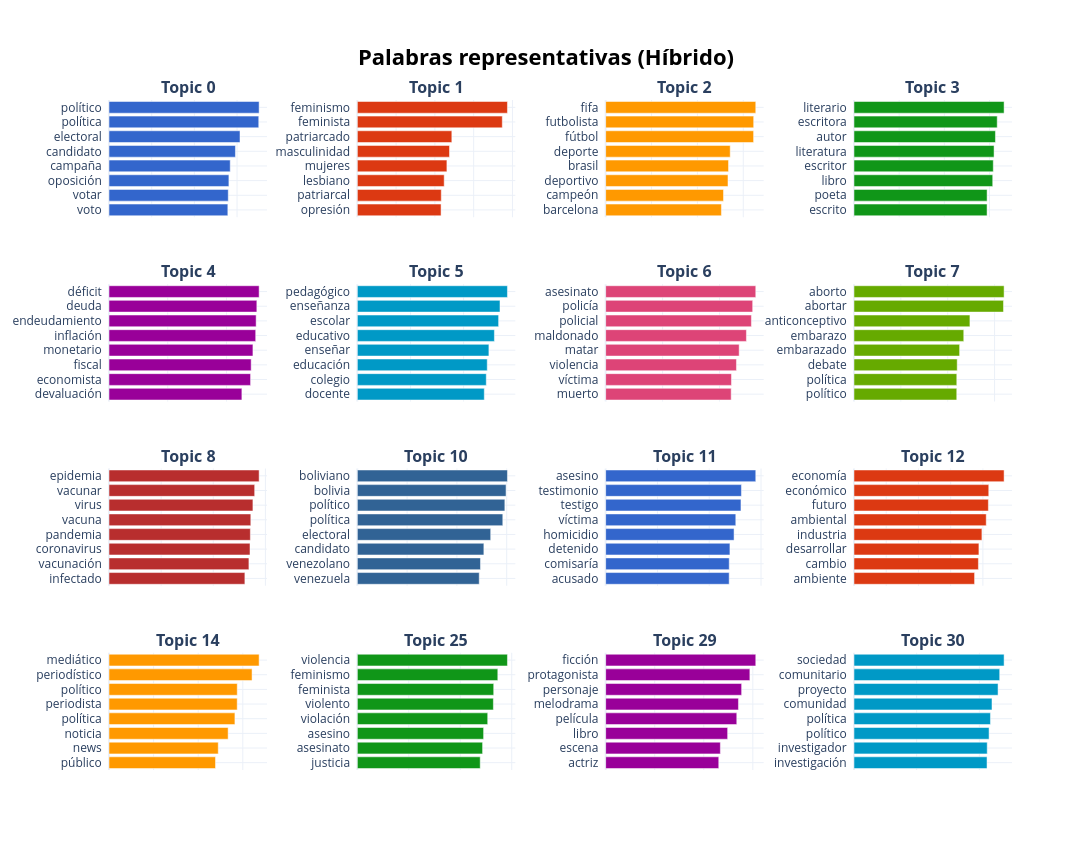

The notebook cell saved with this chart:
### Markdown cell above
## 5. Extracción de Evolución Temporal y Gráficos Básicos

### Code cell
print("Calculando evolución temporal de los tópicos...")
topics_over_time = topic_model.topics_over_time(
    docs=docs_lematizados,
    timestamps=timestamps.dt.to_pydatetime().tolist(),
    nr_bins=20,
)
topics_over_time.to_csv(OUTPUT_DIR / "topics_over_time.csv", index=False)

# 1. Asignar al df original 
df['topic'] = topics

# 2. Armar analysis_df ya con el tópico incluido, y luego hacer el merge
analysis_df = df[['doc_id', 'post_date', 'topic']].copy()
analysis_df = analysis_df.merge(categories_df, on='doc_id', how='left')

analysis_df['post_date'] = pd.to_datetime(analysis_df['post_date'], errors='coerce')

topics_by_category = (
    analysis_df
    .dropna(subset=['post_date'])
    .assign(date=lambda x: x['post_date'].dt.to_period('M').dt.to_timestamp())
    .groupby(['date', 'category_normalized', 'topic'])
    .size()
    .reset_index(name='count')
)
topics_by_category.to_csv(OUTPUT_DIR / 'topics_over_time_by_category.csv', index=False)
print("-> Archivos temporales guardados en outputs.")

fig = topic_model.visualize_barchart(top_n_topics=16, n_words=8, title="<b>Palabras representativas (Híbrido)</b>")
colors = px.colors.qualitative.G10
for i, trace in enumerate(fig.data):
    trace.marker.color = colors[i % len(colors)]

fig.update_traces(hovertemplate="<b>Término:</b> %{y}<br><b>Relevancia:</b> %{x:.3f}<extra></extra>")
fig.for_each_xaxis(lambda ax: ax.update(title_text="", showticklabels=False))
fig.for_each_annotation(lambda a: a.update(text=f"<b>{a.text.split('_')[0]}</b>"))
fig.update_layout(height=850, width=1300, plot_bgcolor='rgba(0,0,0,0)', paper_bgcolor='#ffffff')

fig.write_html(GRAFICOS_DIR / "01_barchart_topicos.html")
fig.show()

### Figure 1 — Plotly figure (JSON) as saved in the notebook; plotly's stock layout.template omitted (floating-point values rounded to 4 significant figures)
{"data": [{"hovertemplate": "<b>Término:</b> %{y}<br><b>Relevancia:</b> %{x:.3f}<extra></extra>", "marker": {"color": "#3366CC"}, "orientation": "h", "type": "bar", "x": [0.5568, 0.5587, 0.5618, 0.568, 0.5924, 0.6138, 0.7016, 0.7034], "xaxis": "x", "y": ["voto  ", "votar  ", "oposición  ", "campaña  ", "candidato  ", "electoral  ", "política  ", "político  "], "yaxis": "y"}, {"hovertemplate": "<b>Término:</b> %{y}<br><b>Relevancia:</b> %{x:.3f}<extra></extra>", "marker": {"color": "#DC3912"}, "orientation": "h", "type": "bar", "x": [0.4319, 0.433, 0.448, 0.462, 0.4754, 0.4874, 0.7476, 0.7742], "xaxis": "x2", "y": ["opresión  ", "patriarcal  ", "lesbiano  ", "mujeres  ", "masculinidad  ", "patriarcado  ", "feminista  ", "feminismo  "], "yaxis": "y2"}, {"hovertemplate": "<b>Término:</b> %{y}<br><b>Relevancia:</b> %{x:.3f}<extra></extra>", "marker": {"color": "#FF9900"}, "orientation": "h", "type": "bar", "x": [0.5048, 0.5139, 0.5335, 0.5358, 0.5431, 0.6451, 0.6455, 0.6546], "xaxis": "x3", "y": ["barcelona  ", "campeón  ", "deportivo  ", "brasil  ", "deporte  ", "fútbol  ", "futbolista  ", "fifa  "], "yaxis": "y3"}, {"hovertemplate": "<b>Término:</b> %{y}<br><b>Relevancia:</b> %{x:.3f}<extra></extra>", "marker": {"color": "#109618"}, "orientation": "h", "type": "bar", "x": [0.589, 0.5891, 0.6141, 0.6165, 0.62, 0.6261, 0.6339, 0.6644], "xaxis": "x4", "y": ["escrito  ", "poeta  ", "libro  ", "escritor  ", "literatura  ", "autor  ", "escritora  ", "literario  "], "yaxis": "y4"}, {"hovertemplate": "<b>Término:</b> %{y}<br><b>Relevancia:</b> %{x:.3f}<extra></extra>", "marker": {"color": "#990099"}, "orientation": "h", "type": "bar", "x": [0.4525, 0.4821, 0.4841, 0.4901, 0.4995, 0.501, 0.5034, 0.5112], "xaxis": "x5", "y": ["devaluación  ", "economista  ", "fiscal  ", "monetario  ", "inflación  ", "endeudamiento  ", "deuda  ", "déficit  "], "yaxis": "y5"}, {"hovertemplate": "<b>Término:</b> %{y}<br><b>Relevancia:</b> %{x:.3f}<extra></extra>", "marker": {"color": "#0099C6"}, "orientation": "h", "type": "bar", "x": [0.4779, 0.4853, 0.489, 0.4952, 0.5159, 0.5318, 0.537, 0.565], "xaxis": "x6", "y": ["docente  ", "colegio  ", "educación  ", "enseñar  ", "educativo  ", "escolar  ", "enseñanza  ", "pedagógico  "], "yaxis": "y6"}, {"hovertemplate": "<b>Término:</b> %{y}<br><b>Relevancia:</b> %{x:.3f}<extra></extra>", "marker": {"color": "#DD4477"}, "orientation": "h", "type": "bar", "x": [0.4408, 0.4419, 0.4593, 0.4689, 0.4944, 0.5119, 0.5164, 0.5272], "xaxis": "x7", "y": ["muerto  ", "víctima  ", "violencia  ", "matar  ", "maldonado  ", "policial  ", "policía  ", "asesinato  "], "yaxis": "y7"}, {"hovertemplate": "<b>Término:</b> %{y}<br><b>Relevancia:</b> %{x:.3f}<extra></extra>", "marker": {"color": "#66AA00"}, "orientation": "h", "type": "bar", "x": [0.4387, 0.4388, 0.4405, 0.4509, 0.4685, 0.4948, 0.6381, 0.6407], "xaxis": "x8", "y": ["político  ", "política  ", "debate  ", "embarazado  ", "embarazo  ", "anticonceptivo  ", "abortar  ", "aborto  "], "yaxis": "y8"}, {"hovertemplate": "<b>Término:</b> %{y}<br><b>Relevancia:</b> %{x:.3f}<extra></extra>", "marker": {"color": "#B82E2E"}, "orientation": "h", "type": "bar", "x": [0.5213, 0.5368, 0.541, 0.5423, 0.5441, 0.5522, 0.5589, 0.576], "xaxis": "x9", "y": ["infectado  ", "vacunación  ", "coronavirus  ", "pandemia  ", "vacuna  ", "virus  ", "vacunar  ", "epidemia  "], "yaxis": "y9"}, {"hovertemplate": "<b>Término:</b> %{y}<br><b>Relevancia:</b> %{x:.3f}<extra></extra>", "marker": {"color": "#316395"}, "orientation": "h", "type": "bar", "x": [0.4896, 0.4947, 0.5083, 0.5357, 0.5843, 0.5926, 0.5974, 0.603], "xaxis": "x10", "y": ["venezuela  ", "venezolano  ", "candidato  ", "electoral  ", "política  ", "político  ", "bolivia  ", "boliviano  "], "yaxis": "y10"}, {"hovertemplate": "<b>Término:</b> %{y}<br><b>Relevancia:</b> %{x:.3f}<extra></extra>", "marker": {"color": "#3366CC"}, "orientation": "h", "type": "bar", "x": [0.477, 0.4772, 0.4799, 0.4959, 0.5026, 0.5226, 0.5243, 0.5798], "xaxis": "x11", "y": ["acusado  ", "comisaría  ", "detenido  ", "homicidio  ", "víctima  ", "testigo  ", "testimonio  ", "asesino  "], "yaxis": "y11"}, {"hovertemplate": "<b>Término:</b> %{y}<br><b>Relevancia:</b> %{x:.3f}<extra></extra>", "marker": {"color": "#DC3912"}, "orientation": "h", "type": "bar", "x": [0.3742, 0.3861, 0.3877, 0.397, 0.4104, 0.417, 0.4183, 0.4658], "xaxis": "x12", "y": ["ambiente  ", "cambio  ", "desarrollar  ", "industria  ", "ambiental  ", "futuro  ", "económico  ", "economía  "], "yaxis": "y12"}, {"hovertemplate": "<b>Término:</b> %{y}<br><b>Relevancia:</b> %{x:.3f}<extra></extra>", "marker": {"color": "#FF9900"}, "orientation": "h", "type": "bar", "x": [0.4776, 0.4899, 0.5342, 0.5646, 0.5749, 0.5751, 0.6415, 0.6732], "xaxis": "x13", "y": ["público  ", "news  ", "noticia  ", "política  ", "periodista  ", "político  ", "periodístico  ", "mediático  "], "yaxis": "y13"}, {"hovertemplate": "<b>Término:</b> %{y}<br><b>Relevancia:</b> %{x:.3f}<extra></extra>", "marker": {"color": "#109618"}, "orientation": "h", "type": "bar", "x": [0.4775, 0.4867, 0.4907, 0.5066, 0.5286, 0.5299, 0.5458, 0.5833], "xaxis": "x14", "y": ["justicia  ", "asesinato  ", "asesino  ", "violación  ", "violento  ", "feminista  ", "feminismo  ", "violencia  "], "yaxis": "y14"}, {"hovertemplate": "<b>Término:</b> %{y}<br><b>Relevancia:</b> %{x:.3f}<extra></extra>", "marker": {"color": "#990099"}, "orientation": "h", "type": "bar", "x": [0.4612, 0.4676, 0.4973, 0.5346, 0.5414, 0.5544, 0.5879, 0.612], "xaxis": "x15", "y": ["actriz  ", "escena  ", "libro  ", "película  ", "melodrama  ", "personaje  ", "protagonista  ", "ficción  "], "yaxis": "y15"}, {"hovertemplate": "<b>Término:</b> %{y}<br><b>Relevancia:</b> %{x:.3f}<extra></extra>", "marker": {"color": "#0099C6"}, "orientation": "h", "type": "bar", "x": [0.4246, 0.4252, 0.4311, 0.4355, 0.4404, 0.4597, 0.465, 0.479], "xaxis": "x16", "y": ["investigación  ", "investigador  ", "político  ", "política  ", "comunidad  ", "proyecto  ", "comunitario  ", "sociedad  "], "yaxis": "y16"}], "layout": {"annotations": [{"font": {"size": 16}, "showarrow": false, "text": "<b>Topic 0</b>", "x": 0.0875, "xanchor": "center", "xref": "paper", "y": 1, "yanchor": "bottom", "yref": "paper"}, {"font": {"size": 16}, "showarrow": false, "text": "<b>Topic 1</b>", "x": 0.3625, "xanchor": "center", "xref": "paper", "y": 1, "yanchor": "bottom", "yref": "paper"}, {"font": {"size": 16}, "showarrow": false, "text": "<b>Topic 2</b>", "x": 0.6375, "xanchor": "center", "xref": "paper", "y": 1, "yanchor": "bottom", "yref": "paper"}, {"font": {"size": 16}, "showarrow": false, "text": "<b>Topic 3</b>", "x": 0.9125, "xanchor": "center", "xref": "paper", "y": 1, "yanchor": "bottom", "yref": "paper"}, {"font": {"size": 16}, "showarrow": false, "text": "<b>Topic 4</b>", "x": 0.0875, "xanchor": "center", "xref": "paper", "y": 0.725, "yanchor": "bottom", "yref": "paper"}, {"font": {"size": 16}, "showarrow": false, "text": "<b>Topic 5</b>", "x": 0.3625, "xanchor": "center", "xref": "paper", "y": 0.725, "yanchor": "bottom", "yref": "paper"}, {"font": {"size": 16}, "showarrow": false, "text": "<b>Topic 6</b>", "x": 0.6375, "xanchor": "center", "xref": "paper", "y": 0.725, "yanchor": "bottom", "yref": "paper"}, {"font": {"size": 16}, "showarrow": false, "text": "<b>Topic 7</b>", "x": 0.9125, "xanchor": "center", "xref": "paper", "y": 0.725, "yanchor": "bottom", "yref": "paper"}, {"font": {"size": 16}, "showarrow": false, "text": "<b>Topic 8</b>", "x": 0.0875, "xanchor": "center", "xref": "paper", "y": 0.45, "yanchor": "bottom", "yref": "paper"}, {"font": {"size": 16}, "showarrow": false, "text": "<b>Topic 10</b>", "x": 0.3625, "xanchor": "center", "xref": "paper", "y": 0.45, "yanchor": "bottom", "yref": "paper"}, {"font": {"size": 16}, "showarrow": false, "text": "<b>Topic 11</b>", "x": 0.6375, "xanchor": "center", "xref": "paper", "y": 0.45, "yanchor": "bottom", "yref": "paper"}, {"font": {"size": 16}, "showarrow": false, "text": "<b>Topic 12</b>", "x": 0.9125, "xanchor": "center", "xref": "paper", "y": 0.45, "yanchor": "bottom", "yref": "paper"}, {"font": {"size": 16}, "showarrow": false, "text": "<b>Topic 14</b>", "x": 0.0875, "xanchor": "center", "xref": "paper", "y": 0.175, "yanchor": "bottom", "yref": "paper"}, {"font": {"size": 16}, "showarrow": false, "text": "<b>Topic 25</b>", "x": 0.3625, "xanchor": "center", "xref": "paper", "y": 0.175, "yanchor": "bottom", "yref": "paper"}, {"font": {"size": 16}, "showarrow": false, "text": "<b>Topic 29</b>", "x": 0.6375, "xanchor": "center", "xref": "paper", "y": 0.175, "yanchor": "bottom", "yref": "paper"}, {"font": {"size": 16}, "showarrow": false, "text": "<b>Topic 30</b>", "x": 0.9125, "xanchor": "center", "xref": "paper", "y": 0.175, "yanchor": "bottom", "yref": "paper"}], "height": 850, "hoverlabel": {"bgcolor": "white", "font": {"family": "Rockwell", "size": 16}}, "paper_bgcolor": "#ffffff", "plot_bgcolor": "rgba(0,0,0,0)", "showlegend": false, "title": {"font": {"color": "Black", "size": 22}, "text": "<b>Palabras representativas (Híbrido)</b>", "x": 0.5, "xanchor": "center", "yanchor": "top"}, "width": 1300, "xaxis": {"anchor": "y", "domain": [0, 0.175], "showgrid": true, "showticklabels": false, "title": {"text": ""}}, "xaxis10": {"anchor": "y10", "domain": [0.275, 0.45], "showgrid": true, "showticklabels": false, "title": {"text": ""}}, "xaxis11": {"anchor": "y11", "domain": [0.55, 0.725], "showgrid": true, "showticklabels": false, "title": {"text": ""}}, "xaxis12": {"anchor": "y12", "domain": [0.825, 1], "showgrid": true, "showticklabels": false, "title": {"text": ""}}, "xaxis13": {"anchor": "y13", "domain": [0, 0.175], "showgrid": true, "showticklabels": false, "title": {"text": ""}}, "xaxis14": {"anchor": "y14", "domain": [0.275, 0.45], "showgrid": true, "showticklabels": false, "title": {"text": ""}}, "xaxis15": {"anchor": "y15", "domain": [0.55, 0.725], "showgrid": true, "showticklabels": false, "title": {"text": ""}}, "xaxis16": {"anchor": "y16", "domain": [0.825, 1], "showgrid": true, "showticklabels": false, "title": {"text": ""}}, "xaxis2": {"anchor": "y2", "domain": [0.275, 0.45], "showgrid": true, "showticklabels": false, "title": {"text": ""}}, "xaxis3": {"anchor": "y3", "domain": [0.55, 0.725], "showgrid": true, "showticklabels": false, "title": {"text": ""}}, "xaxis4": {"anchor": "y4", "domain": [0.825, 1], "showgrid": true, "showticklabels": false, "title": {"text": ""}}, "xaxis5": {"anchor": "y5", "domain": [0, 0.175], "showgrid": true, "showticklabels": false, "title": {"text": ""}}, "xaxis6": {"anchor": "y6", "domain": [0.275, 0.45], "showgrid": true, "showticklabels": false, "title": {"text": ""}}, "xaxis7": {"anchor": "y7", "domain": [0.55, 0.725], "showgrid": true, "showticklabels": false, "title": {"text": ""}}, "xaxis8": {"anchor": "y8", "domain": [0.825, 1], "showgrid": true, "showticklabels": false, "title": {"text": ""}}, "xaxis9": {"anchor": "y9", "domain": [0, 0.175], "showgrid": true, "showticklabels": false, "title": {"text": ""}}, "yaxis": {"anchor": "x", "domain": [0.825, 1], "showgrid": true}, "yaxis10": {"anchor": "x10", "domain": [0.275, 0.45], "showgrid": true}, "yaxis11": {"anchor": "x11", "domain": [0.275, 0.45], "showgrid": true}, "yaxis12": {"anchor": "x12", "domain": [0.275, 0.45], "showgrid": true}, "yaxis13": {"anchor": "x13", "domain": [0, 0.175], "showgrid": true}, "yaxis14": {"anchor": "x14", "domain": [0, 0.175], "showgrid": true}, "yaxis15": {"anchor": "x15", "domain": [0, 0.175], "showgrid": true}, "yaxis16": {"anchor": "x16", "domain": [0, 0.175], "showgrid": true}, "yaxis2": {"anchor": "x2", "domain": [0.825, 1], "showgrid": true}, "yaxis3": {"anchor": "x3", "domain": [0.825, 1], "showgrid": true}, "yaxis4": {"anchor": "x4", "domain": [0.825, 1], "showgrid": true}, "yaxis5": {"anchor": "x5", "domain": [0.55, 0.725], "showgrid": true}, "yaxis6": {"anchor": "x6", "domain": [0.55, 0.725], "showgrid": true}, "yaxis7": {"anchor": "x7", "domain": [0.55, 0.725], "showgrid": true}, "yaxis8": {"anchor": "x8", "domain": [0.55, 0.725], "showgrid": true}, "yaxis9": {"anchor": "x9", "domain": [0.275, 0.45], "showgrid": true}}}
